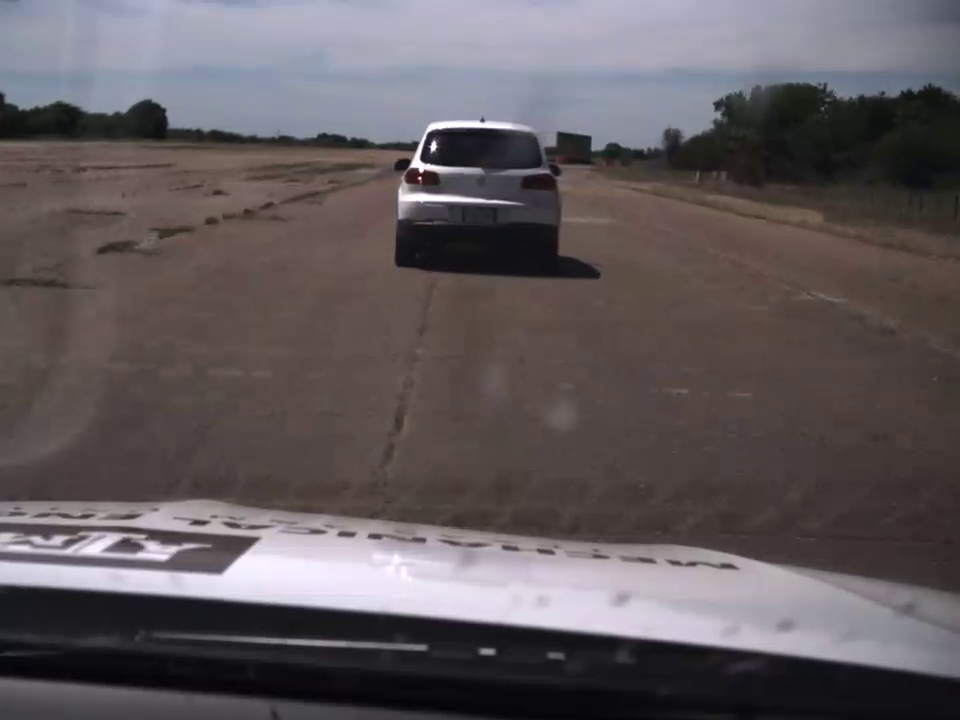
#> input picture frame 57 of Background Subtraction/ShortenedCar.mp4, 960 x 720 px
$ python BackgroundSubtract.py
#> lines starting #> are read from the running program, lines starting #| are printed output that depends on the picture
#!/usr/bin/env python
# -*- coding: utf-8 -*-

import cv2
import numpy as np
import time

def activeDeleteBackground(videoFileHistory,N):
	avgPic = np.mean(np.array(videoFileHistory),axis=0).astype(int)
	return 256*abs(videoFileHistory[N-1] - avgPic)

def directionDetect(videoFileHistory):
	#If current frame more focused to the left of previous frame by 10% frame width
		#return "Left"
	#If current frame more focused to the right of previous frame by 10% frame width
 		#return "Right"
	#Else
		return

def main():
	startTime = time.time()
	videoFile =  '/home/ubuntu/Documents/Background Subtraction/ShortenedCar.mp4'
	N = 3
	tempFrames = []
	j = N

	for i in range(N):
		cap = cv2.VideoCapture(videoFile)
		ret,frame = cap.read()
#> frame is the input picture: shape (720, 960, 3); mean B, G, R 92.6, 89.6, 96.7
		tempFrames.append(frame)
	nframes = cap.get(cv2.CAP_PROP_FRAME_COUNT)

	print(nframes)
	for i in range(600,N,-1):
		j = j + 1
		improvedFrame = activeDeleteBackground(tempFrames,N)
		tempFrames = tempFrames[1:]
		ret,frame = cap.read()
		tempFrames.append(frame)
		cv2.imshow('frame',improvedFrame)
		if cv2.waitKey(1) & 0xFF == ord('q') or ret==False :
			cap.release()
			cv2.destroyAllWindows()
			break
#> this loop made 1 pass; (key q is pressed on pass 1)
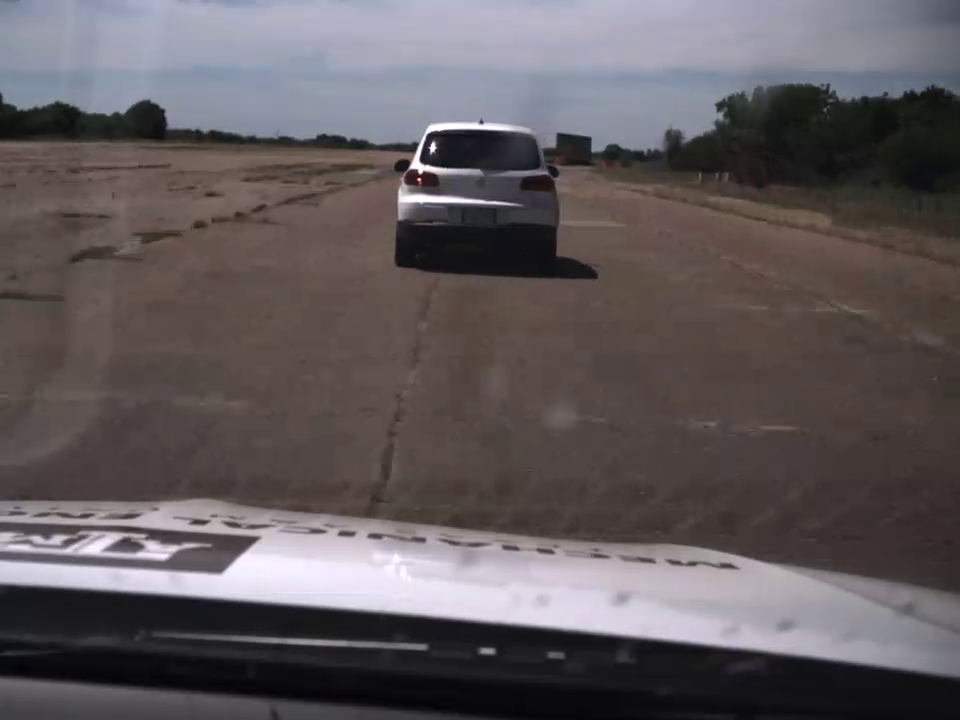
#> input picture frame 58 of Background Subtraction/ShortenedCar.mp4, 960 x 720 px
#> after the loop, j = 4; tempFrames = 3 items
	return

if __name__ == "__main__":
    main()

"""
if j == 21:
			print(time.time() - startTime)
"""

"""
print("The video is ")
print(nframes/7)
print("seconds long and took ")
print(time.time() - startTime)
print("seconds to process")
"""

$ run again, starting later in the video
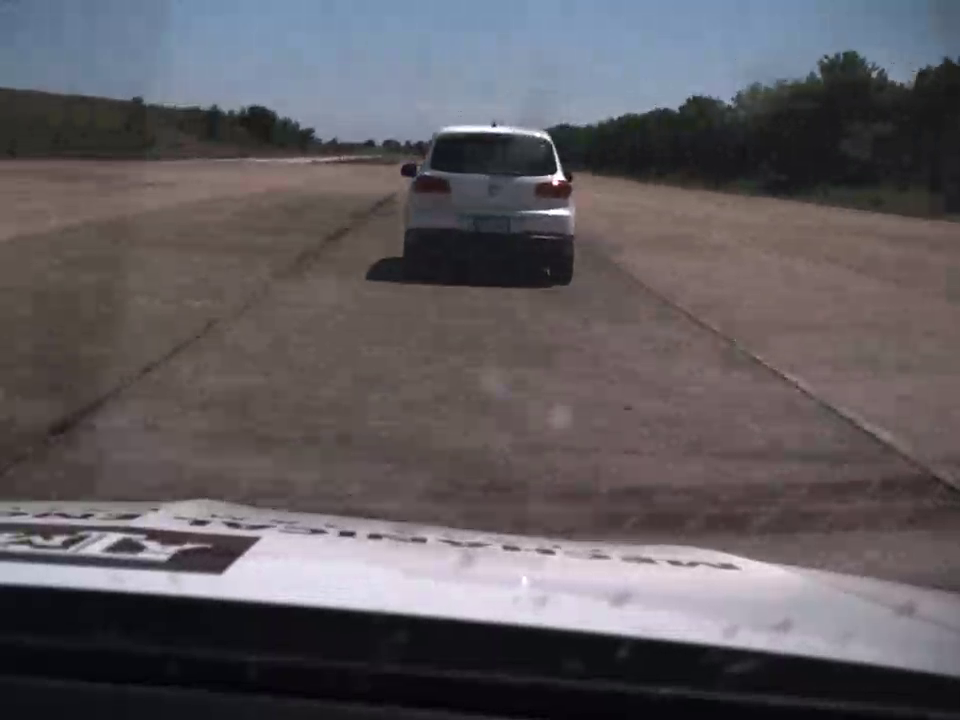
#> input picture frame 256 of Background Subtraction/ShortenedCar.mp4, 960 x 720 px
#> in main, frame is the input picture: shape (720, 960, 3); mean B, G, R 94.8, 90.6, 94.9
#> nframes = 571
#| 571.0
#> the loop in main, `for i in range(600,N,-1):` made 1 pass; (key q is pressed on pass 1)
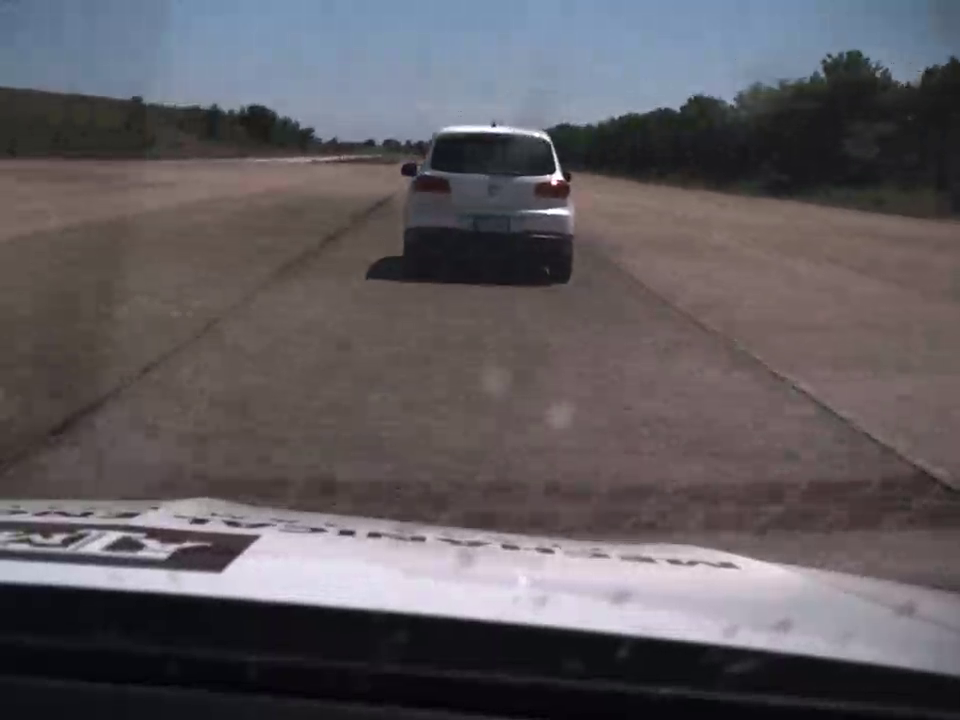
#> input picture frame 257 of Background Subtraction/ShortenedCar.mp4, 960 x 720 px

$ run again, starting later in the video
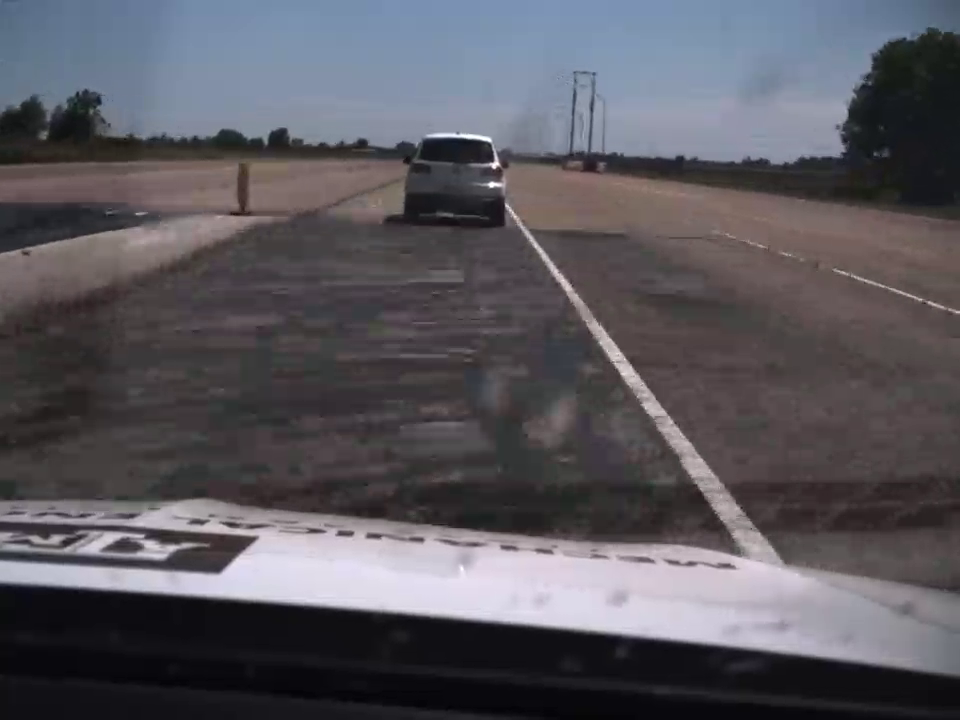
#> input picture frame 456 of Background Subtraction/ShortenedCar.mp4, 960 x 720 px
#> in main, frame is the input picture: shape (720, 960, 3); mean B, G, R 93.8, 87.3, 89.4
#> nframes = 571
#| 571.0
#> the loop in main, `for i in range(600,N,-1):` made 1 pass; (key q is pressed on pass 1)
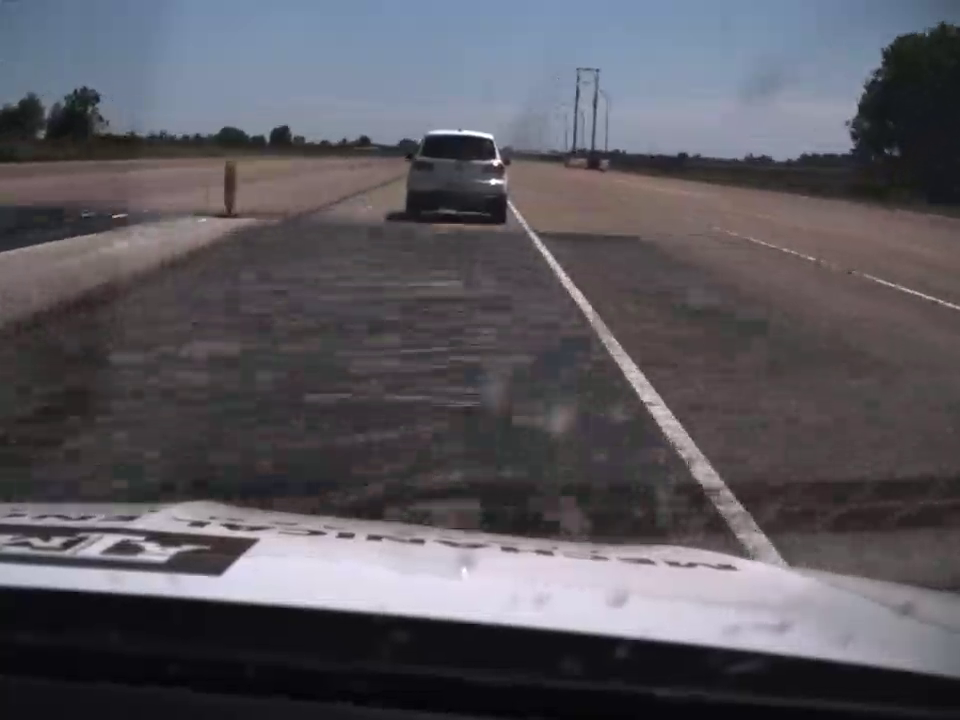
#> input picture frame 457 of Background Subtraction/ShortenedCar.mp4, 960 x 720 px
